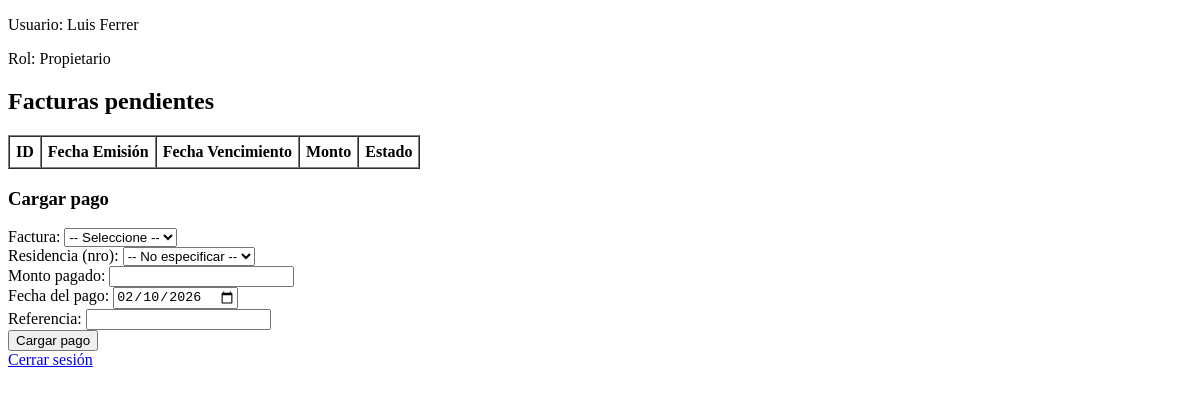
Before: /propietario.php (signed in) with the older database file.
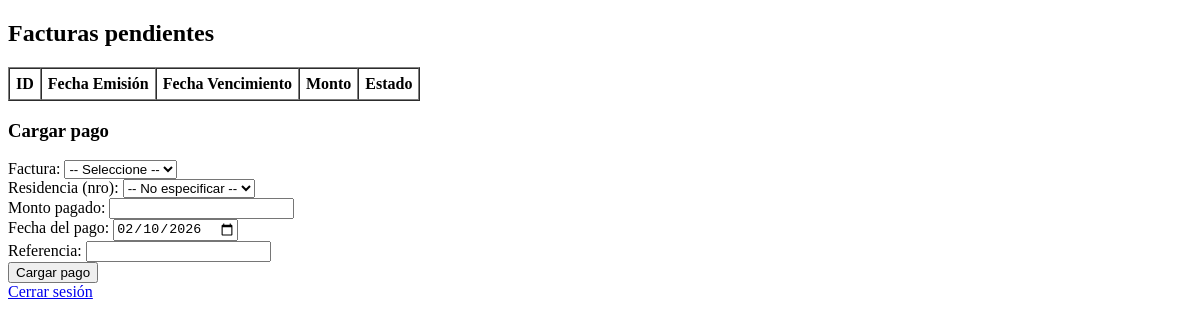
After: the same page with the newer database file.
### tables this page shows
CREATE TABLE `propietario` (
  `id` int(11) NOT NULL,
  `rif` varchar(10) NOT NULL,
  `nombre` varchar(50) NOT NULL,
  `apellido` varchar(50) NOT NULL,
  `usuario` varchar(50) NOT NULL,
  `pass` varchar(50) NOT NULL,
  `email_propietario` varchar(256) NOT NULL,
  `rol` enum('Propietario') NOT NULL,
  `reset_token` varchar(256) NOT NULL DEFAULT '0'
);

### propietario.php (the view, shortened to what this page needs)
<?php
require_once __DIR__ . '/modelo/conexion.php';
function getPropietarioId($conexion)
{
    if (!empty($_SESSION['id'])) return $_SESSION['id'];
    return null;
}
$id_propietario = getPropietarioId($conexion);
?>
<!doctype html>
<html lang="es">
<head>
</head>
<body>
    <div class="container">
        <?php
        $nombre = $apellido = $rol = '';
        if (($nombre === '' || $apellido === '' || $rol === '') && $id_propietario) {
            $stmtU = $conexion->prepare('SELECT nombre, apellido, rol FROM propietario WHERE id = ? LIMIT 1');
            $stmtU->bind_param('i', $id_propietario);
            $stmtU->execute();
            $resU = $stmtU->get_result();
            if ($rowU = $resU->fetch_assoc()) {
                if ($nombre === '' && isset($rowU['nombre'])) $nombre = $rowU['nombre'];
                if ($apellido === '' && isset($rowU['apellido'])) $apellido = $rowU['apellido'];
                if ($rol === '' && isset($rowU['rol'])) $rol = $rowU['rol'];
            }
        }
        ?>
        <div class="user-info">
            <?php if ($nombre || $apellido): ?>
                <p>Usuario: <?= htmlspecialchars(trim($nombre . ' ' . $apellido)) ?></p>
            <?php endif; ?>
            <?php if ($rol): ?>
                <p>Rol: <?= htmlspecialchars($rol) ?></p>
            <?php endif; ?>
        </div>
        <h2>Facturas pendientes</h2>
        <table border="1" cellpadding="6" cellspacing="0">
            <thead>
                <tr>
                    <th>ID</th>
                    <th>Fecha Emisión</th>
                    <th>Fecha Vencimiento</th>
                    <th>Monto</th>
                    <th>Estado</th>
                </tr>
            </thead>
        </table>
        <h3>Cargar pago</h3>
        <form method="post" action="">
            <div>
                <label>Factura:</label>
                <select name="factura_id" required>
                    <option value="">-- Seleccione --</option>
                </select>
            </div>
            <div>
                <label>Residencia (nro):</label>
                <select name="residencia_id">
                    <option value="0">-- No especificar --</option>
                </select>
            </div>
            <div>
                <label>Monto pagado:</label>
                <input type="number" step="0.01" name="monto" required>
            </div>
            <div>
                <label>Fecha del pago:</label>
                <input type="date" name="fecha_pago" value="<?= date('Y-m-d') ?>">
            </div>
            <div>
                <label>Referencia:</label>
                <input type="text" name="referencia">
            </div>
            <div>
                <button type="submit">Cargar pago</button>
            </div>
        </form>
        <a href="/controlador/controlador_cerrar_sesion.php">Cerrar sesión</a>
    </div>
</body>
</html>

Changed rows visible on the page:
removed propietario: nombre+apellido "Luis Ferrer", rol "Propietario"
Other visible differences:
text no longer shown: "Usuario: Rol:"
